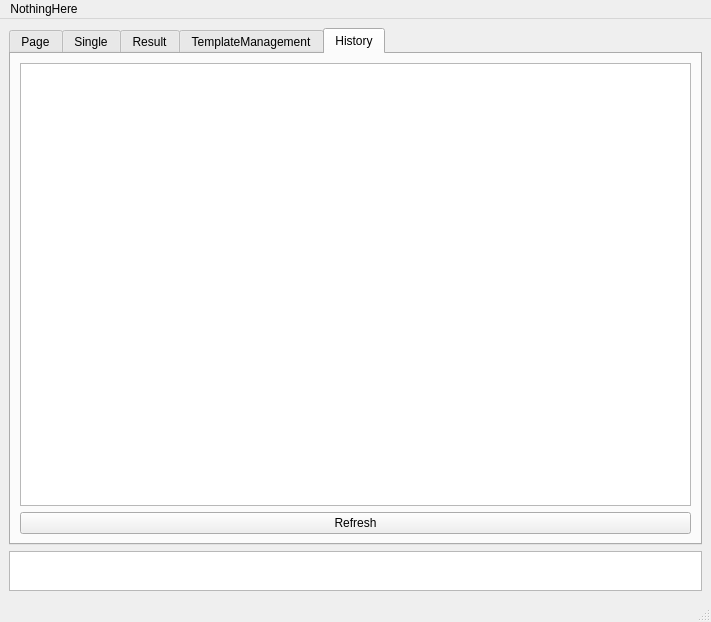
<?xml version="1.0" encoding="UTF-8"?>
<ui version="4.0">
 <class>MainWindow</class>
 <widget class="QMainWindow" name="MainWindow">
  <property name="geometry">
   <rect>
    <x>0</x>
    <y>0</y>
    <width>661</width>
    <height>622</height>
   </rect>
  </property>
  <property name="windowTitle">
   <string>GroupMessageSystem by BITNP</string>
  </property>
  <widget class="QWidget" name="centralwidget">
   <layout class="QVBoxLayout" name="verticalLayout_3">
    <item>
     <layout class="QVBoxLayout" name="verticalLayout"/>
    </item>
    <item>
     <widget class="QTabWidget" name="tab_3">
      <property name="minimumSize">
       <size>
        <width>0</width>
        <height>500</height>
       </size>
      </property>
      <property name="currentIndex">
       <number>4</number>
      </property>
      <widget class="QWidget" name="tab_4">
       <attribute name="title">
        <string>Page</string>
       </attribute>
       <widget class="QWidget" name="layoutWidget">
        <property name="geometry">
         <rect>
          <x>10</x>
          <y>10</y>
          <width>401</width>
          <height>211</height>
         </rect>
        </property>
        <layout class="QVBoxLayout" name="verticalLayout_4">
         <item>
          <layout class="QHBoxLayout" name="horizontalLayout_3">
           <item>
            <widget class="QLabel" name="uname_label">
             <property name="text">
              <string>Username</string>
             </property>
            </widget>
           </item>
           <item>
            <widget class="QLineEdit" name="lineEdit"/>
           </item>
          </layout>
         </item>
         <item>
          <layout class="QHBoxLayout" name="horizontalLayout">
           <item>
            <widget class="QLabel" name="pword_label">
             <property name="text">
              <string>Password</string>
             </property>
            </widget>
           </item>
           <item>
            <widget class="QLineEdit" name="lineEdit_2"/>
           </item>
          </layout>
         </item>
         <item>
          <layout class="QHBoxLayout" name="horizontalLayout_4">
           <item>
            <widget class="QPushButton" name="login">
             <property name="text">
              <string>Login</string>
             </property>
            </widget>
           </item>
           <item>
            <widget class="QPushButton" name="logout">
             <property name="text">
              <string>Logout</string>
             </property>
            </widget>
           </item>
          </layout>
         </item>
         <item>
          <layout class="QHBoxLayout" name="horizontalLayout_7">
           <item>
            <widget class="QPushButton" name="changePassButton">
             <property name="text">
              <string>ChangePassword</string>
             </property>
            </widget>
           </item>
           <item>
            <widget class="QPushButton" name="switchButton">
             <property name="text">
              <string>SwitchService</string>
             </property>
            </widget>
           </item>
          </layout>
         </item>
        </layout>
       </widget>
      </widget>
      <widget class="QWidget" name="tab">
       <attribute name="title">
        <string>Single</string>
       </attribute>
       <layout class="QGridLayout" name="gridLayout_3">
        <item row="0" column="0">
         <layout class="QVBoxLayout" name="verticalLayout_2">
          <item>
           <widget class="QTableWidget" name="tableWidget">
            <property name="dragEnabled">
             <bool>true</bool>
            </property>
            <property name="dragDropMode">
             <enum>QAbstractItemView::DragDrop</enum>
            </property>
            <property name="sortingEnabled">
             <bool>true</bool>
            </property>
            <property name="rowCount">
             <number>0</number>
            </property>
            <property name="columnCount">
             <number>0</number>
            </property>
           </widget>
          </item>
          <item>
           <layout class="QHBoxLayout" name="horizontalLayout_5">
            <item>
             <widget class="QPushButton" name="upload">
              <property name="minimumSize">
               <size>
                <width>120</width>
                <height>0</height>
               </size>
              </property>
              <property name="sizeIncrement">
               <size>
                <width>0</width>
                <height>0</height>
               </size>
              </property>
              <property name="baseSize">
               <size>
                <width>0</width>
                <height>0</height>
               </size>
              </property>
              <property name="text">
               <string>Upload</string>
              </property>
             </widget>
            </item>
            <item>
             <widget class="QPushButton" name="export_table">
              <property name="minimumSize">
               <size>
                <width>120</width>
                <height>0</height>
               </size>
              </property>
              <property name="sizeIncrement">
               <size>
                <width>0</width>
                <height>0</height>
               </size>
              </property>
              <property name="baseSize">
               <size>
                <width>0</width>
                <height>0</height>
               </size>
              </property>
              <property name="text">
               <string>Export</string>
              </property>
             </widget>
            </item>
            <item>
             <layout class="QGridLayout" name="gridLayout_2">
              <item row="0" column="0">
               <widget class="QPushButton" name="addRow">
                <property name="text">
                 <string>AddaRow</string>
                </property>
               </widget>
              </item>
              <item row="0" column="1">
               <widget class="QPushButton" name="addCol">
                <property name="text">
                 <string>AddaColumn</string>
                </property>
               </widget>
              </item>
              <item row="1" column="0">
               <widget class="QPushButton" name="deleteRow">
                <property name="text">
                 <string>DeleteaRow</string>
                </property>
               </widget>
              </item>
              <item row="1" column="1">
               <widget class="QPushButton" name="deleteCol">
                <property name="text">
                 <string>DeleteaColumn</string>
                </property>
               </widget>
              </item>
             </layout>
            </item>
           </layout>
          </item>
         </layout>
        </item>
        <item row="0" column="1">
         <layout class="QVBoxLayout" name="verticalLayout_5">
          <item>
           <widget class="QLineEdit" name="tplChooseBrowser">
            <property name="enabled">
             <bool>true</bool>
            </property>
           </widget>
          </item>
          <item>
           <widget class="QListWidget" name="send_list">
            <property name="isWrapping" stdset="0">
             <bool>false</bool>
            </property>
            <property name="wordWrap">
             <bool>true</bool>
            </property>
           </widget>
          </item>
          <item>
           <layout class="QHBoxLayout" name="horizontalLayout_6">
            <item>
             <widget class="QPushButton" name="refreshTplButtion">
              <property name="text">
               <string>Refresh</string>
              </property>
             </widget>
            </item>
            <item>
             <widget class="QPushButton" name="pushButton">
              <property name="minimumSize">
               <size>
                <width>150</width>
                <height>0</height>
               </size>
              </property>
              <property name="text">
               <string>Send</string>
              </property>
              <property name="shortcut">
               <string>Ctrl+S</string>
              </property>
             </widget>
            </item>
           </layout>
          </item>
         </layout>
        </item>
       </layout>
      </widget>
      <widget class="QWidget" name="tab_2">
       <attribute name="title">
        <string>Result</string>
       </attribute>
       <layout class="QVBoxLayout" name="verticalLayout_6">
        <item>
         <widget class="QLineEdit" name="resultLine"/>
        </item>
        <item>
         <layout class="QHBoxLayout" name="horizontalLayout_2">
          <item>
           <widget class="QTableWidget" name="resultTable">
            <attribute name="horizontalHeaderDefaultSectionSize">
             <number>100</number>
            </attribute>
           </widget>
          </item>
          <item>
           <widget class="QPushButton" name="exportFile">
            <property name="text">
             <string>Export</string>
            </property>
           </widget>
          </item>
         </layout>
        </item>
       </layout>
      </widget>
      <widget class="QWidget" name="tab_5">
       <attribute name="title">
        <string>TemplateManagement</string>
       </attribute>
       <layout class="QGridLayout" name="gridLayout_4">
        <item row="0" column="0">
         <layout class="QVBoxLayout" name="verticalLayout_8">
          <item>
           <widget class="QTableWidget" name="templateManageTable">
            <property name="sizeAdjustPolicy">
             <enum>QAbstractScrollArea::AdjustToContents</enum>
            </property>
            <property name="sortingEnabled">
             <bool>true</bool>
            </property>
            <attribute name="horizontalHeaderMinimumSectionSize">
             <number>16</number>
            </attribute>
            <attribute name="horizontalHeaderStretchLastSection">
             <bool>false</bool>
            </attribute>
            <attribute name="verticalHeaderDefaultSectionSize">
             <number>36</number>
            </attribute>
            <attribute name="verticalHeaderMinimumSectionSize">
             <number>32</number>
            </attribute>
            <attribute name="verticalHeaderStretchLastSection">
             <bool>false</bool>
            </attribute>
           </widget>
          </item>
          <item>
           <widget class="QPushButton" name="refreshButton">
            <property name="text">
             <string>Refresh</string>
            </property>
           </widget>
          </item>
         </layout>
        </item>
        <item row="0" column="1">
         <layout class="QVBoxLayout" name="verticalLayout_7">
          <item>
           <widget class="QTextEdit" name="templateApplyText"/>
          </item>
          <item>
           <widget class="QPushButton" name="addOneButton">
            <property name="text">
             <string>AddOne</string>
            </property>
           </widget>
          </item>
          <item>
           <widget class="QTextEdit" name="templateApplyBrowser"/>
          </item>
         </layout>
        </item>
       </layout>
      </widget>
      <widget class="QWidget" name="tab_6">
       <attribute name="title">
        <string>History</string>
       </attribute>
       <layout class="QGridLayout" name="gridLayout_5">
        <item row="0" column="0">
         <layout class="QVBoxLayout" name="verticalLayout_9">
          <item>
           <widget class="QTableWidget" name="historyTable">
            <property name="sortingEnabled">
             <bool>true</bool>
            </property>
            <attribute name="horizontalHeaderCascadingSectionResizes">
             <bool>false</bool>
            </attribute>
            <attribute name="horizontalHeaderShowSortIndicator" stdset="0">
             <bool>true</bool>
            </attribute>
            <attribute name="horizontalHeaderStretchLastSection">
             <bool>false</bool>
            </attribute>
           </widget>
          </item>
          <item>
           <widget class="QPushButton" name="historyRefreshButton">
            <property name="text">
             <string>Refresh</string>
            </property>
           </widget>
          </item>
         </layout>
        </item>
       </layout>
      </widget>
     </widget>
    </item>
    <item>
     <layout class="QGridLayout" name="gridLayout">
      <property name="sizeConstraint">
       <enum>QLayout::SetMinimumSize</enum>
      </property>
      <item row="0" column="0">
       <widget class="QTextBrowser" name="statusLine">
        <property name="maximumSize">
         <size>
          <width>16777215</width>
          <height>40</height>
         </size>
        </property>
        <property name="tabStopWidth">
         <number>40</number>
        </property>
       </widget>
      </item>
     </layout>
    </item>
   </layout>
  </widget>
  <widget class="QStatusBar" name="statusbar"/>
  <widget class="QMenuBar" name="menubar">
   <property name="geometry">
    <rect>
     <x>0</x>
     <y>0</y>
     <width>661</width>
     <height>21</height>
    </rect>
   </property>
   <widget class="QMenu" name="menu">
    <property name="title">
     <string>NothingHere</string>
    </property>
   </widget>
   <addaction name="menu"/>
  </widget>
 </widget>
 <resources/>
 <connections/>
</ui>
